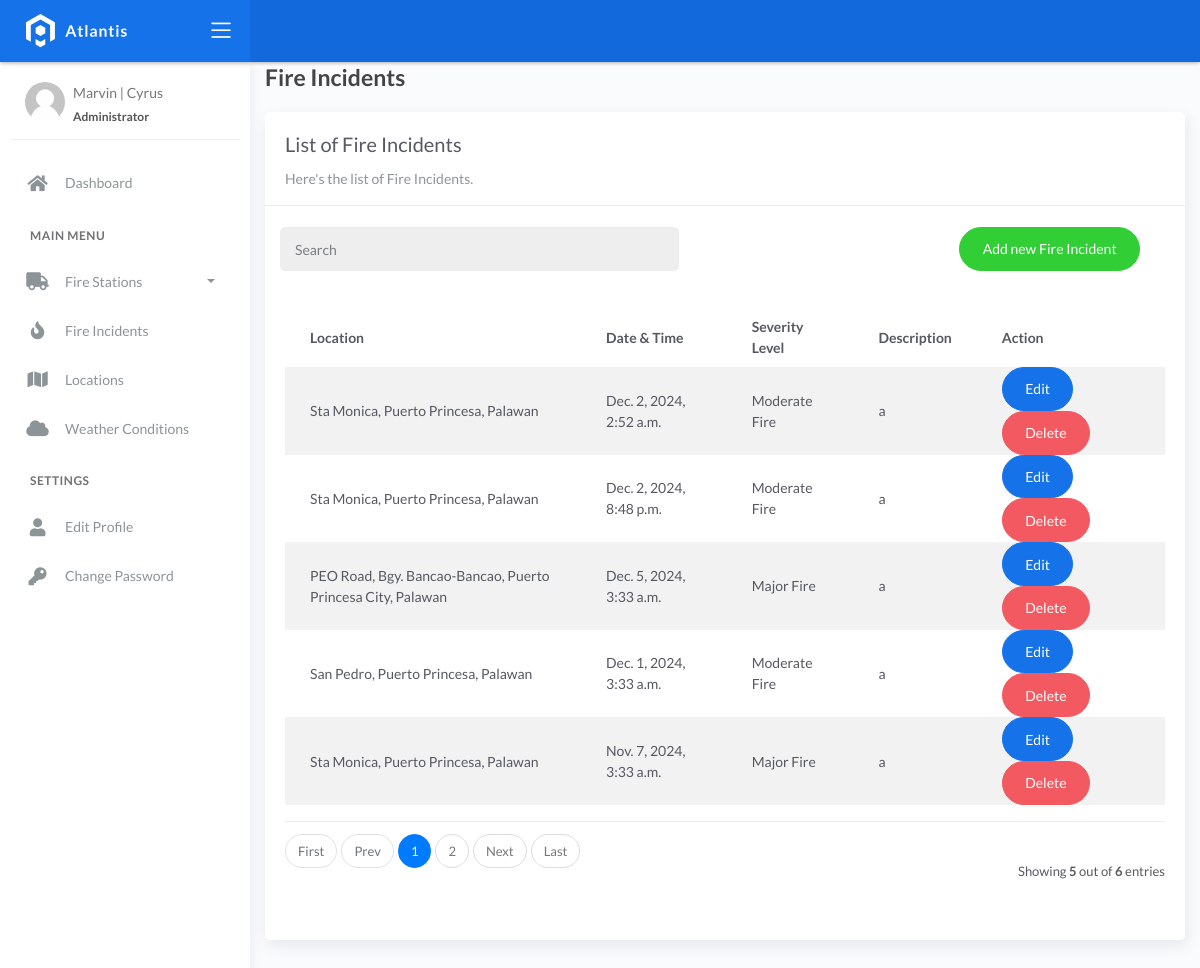
The page /fireincident/ on the database as committed earlier.
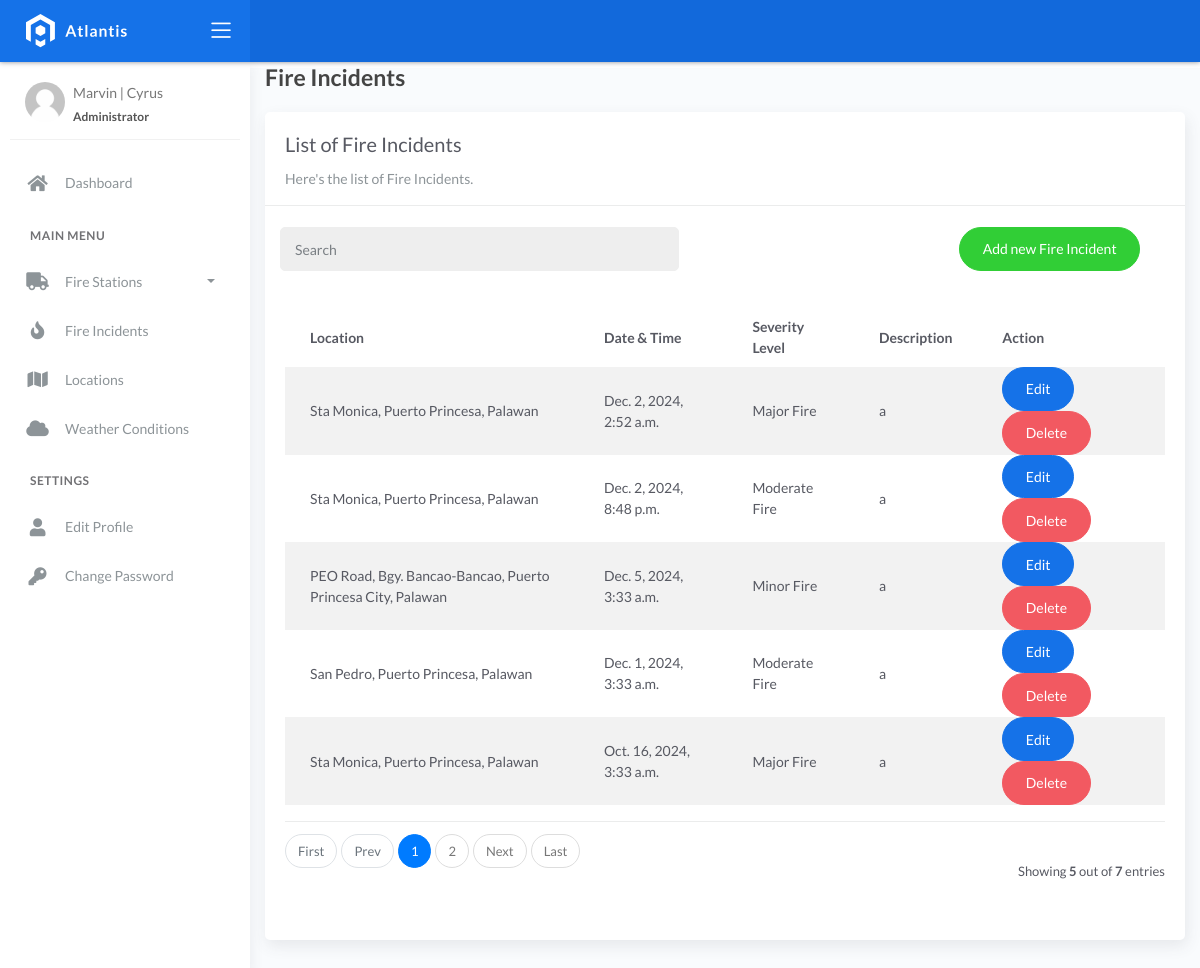
The same page on the database as committed later.
### fire/models.py (models this page shows, shortened)
class BaseModel(models.Model):
    created_at = models.DateTimeField(auto_now_add=True, db_index=True)
    updated_at = models.DateTimeField(auto_now=True)
    class Meta:
        abstract = True

class Incident(BaseModel):
    SEVERITY_CHOICES = (
        ('Minor Fire', 'Minor Fire'),
        ('Moderate Fire', 'Moderate Fire'),
        ('Major Fire', 'Major Fire'),
    )
    location = models.ForeignKey(Locations, on_delete=models.CASCADE)
    date_time = models.DateTimeField(blank=True, null=True)
    severity_level = models.CharField(max_length=45, choices=SEVERITY_CHOICES)
    description = models.CharField(max_length=250)

class Locations(BaseModel):
    name = models.CharField(max_length=150)
    latitude = models.DecimalField(
        max_digits=22, decimal_places=6, null=True, blank=True)
    longitude = models.DecimalField(
        max_digits=22, decimal_places=6, null=True, blank=True)
    address = models.CharField(max_length=150)
    city = models.CharField(max_length=150)  # can be in separate table
    country = models.CharField(max_length=150)  # can be in separate table
    def __str__(self):
        return self.address

### fire/views.py (the view)
# urls.py: path('fireincident/', FireIncidentListView.as_view(), name='fire-incidents'),
class FireIncidentListView(ListView):
    model = Incident
    context_object_name = 'incident'
    template_name = 'fire_incident_list.html'
    paginate_by = 5
    def get_queryset(self):
        queryset = super().get_queryset()
        query = self.request.GET.get('q')
        if query:
            queryset = queryset.filter(Q(location__name__icontains=query) | Q(description__icontains=query) | Q(severity_level__icontains=query))
        return queryset.order_by('id')

### templates/fire_incident_list.html (shortened to what this page needs)
{% extends 'base.html' %}
{% load static %}
{% block content %}
<link rel="stylesheet" href="https://unpkg.com/leaflet@1.7.1/dist/leaflet.css" />
  <div class="content">
    <div class="container-fluid">
      <h4 class="page-title">Fire Incidents</h4>
      <div class="row">
        <div class="col-md-12">
          <div class="card">
            <div class="card-header">
              <div class="card-title">List of Fire Incidents</div>
              <div class="card-category">Here's the list of Fire Incidents.</div>
            </div>
            <br />
                <div class="col-md-12 row">
                <div class="col-md-6">
                    <form class="navbar-left navbar-form nav-search mr-md-3" action="{% url 'fire-incidents' %}">
                    <div class="input-group">
                        <input type="text" placeholder="Search" class="form-control" name="q" />
                        <div class="input-group-append">
                        <span class="input-group-text">
                        </span>
                        </div>
                    </div>
                    </form>
                </div>
                <div class="col-md-6">
                    <div class="pull-right">
                    <a href="{% url 'fire-incidents-add' %}" class="btn btn-success btn-rounded">Add new Fire Incident</a>
                    </div>
                </div>
                </div>
            <div class="card-body">
              <table class="table table-striped mt-3">
                <thead>
                  <tr>
                    <th scope="col">Location</th>
                    <th scope="col">Date & Time</th>
                    <th scope="col">Severity Level</th>
                    <th scope="col">Description</th>
                    <th scope="col">Action</th>
                  </tr>
                </thead>
                <tbody>
                  {% for object in object_list %}
                    <tr>
                      <td>{{ object.location }}</td>
                      <td>{{ object.date_time }}</td>
                      <td>{{ object.severity_level }}</td>
                      <td>{{ object.description }}</td>
                      <td>
                        <a href="{% url 'fire-incidents-edit' object.pk %}" class="btn btn-primary btn-rounded">Edit</a>
                        <a href="{% url 'fire-incidents-delete' object.pk %}" class="btn btn-danger btn-rounded">Delete</a>
                    </td>
                    </tr>
                    {% empty %}
                    <tr>
                      <td colspan="7" style="text-align: center">
                        <p class="text-sm font-weight-bold mb-0">No Records Found</p>
                      </td>
                    </tr>
                  {% endfor %}
                </tbody>
              </table>
              {% include 'includes/pagination.html' %}
            </div>
          </div>
        </div>
      </div>
    </div>
  </div>
{% endblock %}

### templates/base.html (shortened to what this page needs)
{% load static %}
<!DOCTYPE html>
<html lang="en">
  <head>
    <link rel="stylesheet" href="{% static 'css/bootstrap.min.css' %}" />
    <link rel="stylesheet" href="{% static 'css/atlantis.min.css' %}" />
    <link rel="stylesheet" href="{% static 'css/demo.css' %}" />
  </head>
  <body>
    <div class="wrapper">
      <div class="main-header">
        <div class="logo-header" data-background-color="blue">
          <a href="index.html" class="logo">
            <img src="{% static 'img/logo.svg' %}" alt="navbar brand" class="navbar-brand" />
          </a>
          <div class="nav-toggle">
            <button class="btn btn-toggle toggle-sidebar">
              <i class="icon-menu"></i>
            </button>
          </div>
        </div>
        <nav class="navbar navbar-header navbar-expand-lg" data-background-color="blue2">
        </nav>
      </div>
      <div class="sidebar sidebar-style-2">
        <div class="sidebar-wrapper scrollbar scrollbar-inner">
          <div class="sidebar-content">
            <div class="user">
              <div class="avatar-sm float-left mr-2">
                <img src="{% static 'img/profile.jpg' %}" alt="..." class="avatar-img rounded-circle" />
              </div>
              <div class="info">
                <a aria-expanded="true">
                  <span href="#collapseExample">
                    Marvin | Cyrus
                    <span class="user-level">Administrator</span>
                  </span>
                </a>
              </div>
            </div>
            <ul class="nav nav-primary">
              <li class="nav-item">
                <a href="{% url 'dashboard-chart' %}">
                  <i class="fas fa-home"></i>
                  <p>Dashboard</p>
                </a>
              </li>
              <li class="nav-section">
                <h4 class="text-section">Main Menu</h4>
              </li>
              <li class="nav-item">
                <a data-toggle="collapse" href="#base">
                  <i class="fas fa-truck"></i>
                  <p>Fire Stations</p>
                  <span class="caret"></span>
                </a>
              </li>
              <li class="nav-item">
                <a href="{% url 'fire-incidents' %}">
                  <i class="fas fa-fire"></i>
                  <p>Fire Incidents</p>
                </a>
              </li>
              <li class="nav-item">
                <a href="{% url 'locations' %}">
                  <i class="fas fa-map"></i>
                  <p>Locations</p>
                </a>
              </li>
              <li class="nav-item">
                <a href="{% url 'weather' %}">
                  <i class="fas fa-cloud"></i>
                  <p>Weather Conditions</p>
                </a>
              </li>
              <li class="nav-section">
                <h4 class="text-section">Settings</h4>
              </li>
              <li class="nav-item">
                <a href="#">
                  <i class="fas fa-user"></i>
                  <p>Edit Profile</p>
                </a>
              </li>
              <li class="nav-item">
                <a href="#">
                  <i class="fas fa-key"></i>
                  <p>Change Password</p>
                </a>
              </li>
            </ul>
          </div>
        </div>
      </div>
      <div class="main-panel">
        <div class="content">
          {% block content %}
          {% endblock %}
          </div>
        </div>
        <footer class="footer">
          <div class="container-fluid">
            <nav class="pull-left">
              <ul class="nav">
                <li class="nav-item">
                  <a class="nav-link" href="https://www.themekita.com"> ThemeKita </a>
                </li>
                <li class="nav-item">
                  <a class="nav-link" href="#"> Help </a>
                </li>
                <li class="nav-item">
                  <a class="nav-link" href="#"> Licenses </a>
                </li>
              </ul>
            </nav>
            <div class="copyright ml-auto">2018, made with  by <a href="https://www.themekita.com">ThemeKita</a></div>
          </div>
        </footer>
      </div>
  </body>
</html>

### templates/includes/pagination.html (shortened to what this page needs)
{% if is_paginated %}
<div class="card-footer px-0 border-0 d-flex flex-column flex-lg-row align-items-center justify-content-between mt-3">
  <nav aria-label="Topics pagination" class="mb-4">
    <ul class="pagination">
      {% if page_obj.number > 1 %}
      <li class="page-item">
        <a class="page-link" href="?page=1">First</a>
      </li>
      {% else %}
      <li class="page-item disabled">
        <span class="page-link">First</span>
      </li>
      {% endif %} {% if page_obj.has_previous %}
      <li class="page-item">
        <a class="page-link" href="?page={{ page_obj.previous_page_number }}">Prev</a>
      </li>
      {% else %}
      <li class="page-item disabled">
        <span class="page-link">Prev</span>
      </li>
      {% endif %} {% for page_num in paginator.page_range %} {% if page_obj.number == page_num %}
      <li class="page-item active">
        <span class="page-link">
          {{ page_num }}
        </span>
      </li>
      {% elif page_num > page_obj.number|add:'-3' and page_num < page_obj.number|add:'3' %}
      <li class="page-item">
        <a class="page-link" href="?page={{ page_num }}">{{ page_num }}</a>
      </li>
      {% endif %} {% endfor %} {% if page_obj.has_next %}
      <li class="page-item">
        <a class="page-link" href="?page={{ page_obj.next_page_number }}">Next</a>
      </li>
      {% else %}
      <li class="page-item disabled">
        <span class="page-link">Next</span>
      </li>
      {% endif %} {% if page_obj.number != paginator.num_pages %}
      <li class="page-item">
        <a class="page-link" href="?page={{ paginator.num_pages }}">Last</a>
      </li>
      {% else %}
      <li class="page-item disabled">
        <span class="page-link">Last</span>
      </li>
      {% endif %}
    </ul>
  </nav>
  <div class="fw-normal small mt-4 mt-lg-0">Showing <b>{{object_list.count}}</b> out of <b>{{paginator.count}}</b> entries</div>
</div>
{% endif %}

Rows that differ between the two databases and show on the page:
removed Incident: location "Sta Monica, Puerto Princesa, Palawan", date_time "Nov. 7, 2024, 3:33 a.m.", severity_level "Major Fire", description "a"
changed Incident "Dec. 2, 2024, 2:52 a.m.": severity_level "Moderate Fire" → "Major Fire"
changed Incident "PEO Road, Bgy. Bancao-Bancao, Puerto Princesa City, Palawan": severity_level "Major Fire" → "Minor Fire"
now on this page (row unchanged): Incident: location "Sta Monica, Puerto Princesa, Palawan", date_time "Oct. 16, 2024, 3:33 a.m.", severity_level "Major Fire", description "a"
Other text that changed with them:
{{ paginator.count }}: "6" → "7"
